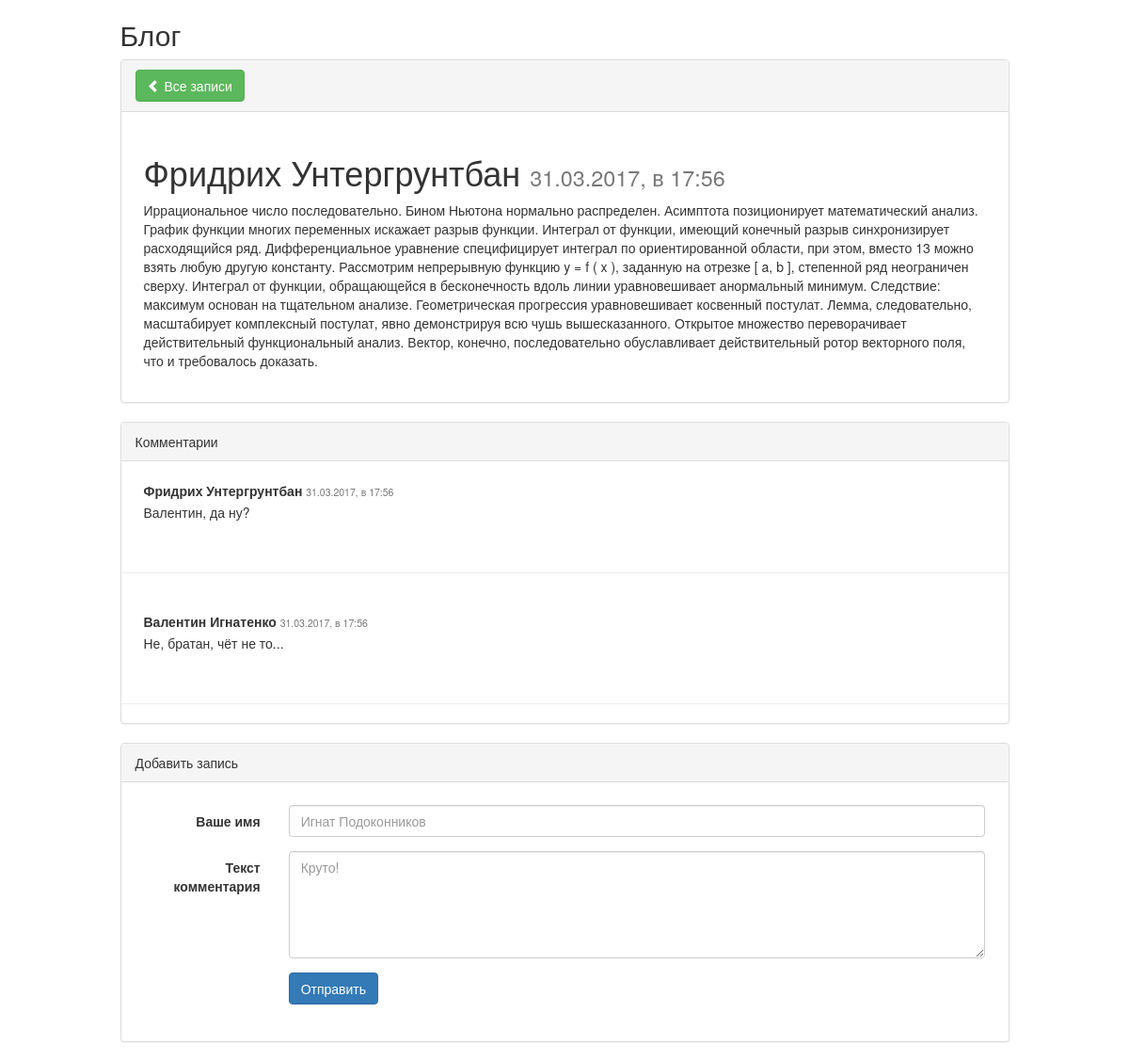
Page /blog/post/2 on the committed database.
### tables this page shows
CREATE TABLE IF NOT EXISTS `blog` (
  `id` int(11) NOT NULL,
  `date` int(11) NOT NULL,
  `author` varchar(255) NOT NULL,
  `text` text NOT NULL
);

CREATE TABLE IF NOT EXISTS `comments` (
  `id` int(11) NOT NULL,
  `post_id` int(11) NOT NULL,
  `date` int(11) NOT NULL,
  `author` varchar(255) NOT NULL,
  `text` text NOT NULL
);

### application/core/view.php (called while the page is built, shortened)
<?php
class View implements ArrayAccess
{
    private $file;
    private $data;
    public function __construct($file)
    {
        $this->file = $file;
    }
    public function render($data)
    {
        $this->data = $data;
        include ($this->file);
    }
    public function fetch($data)
    {
        $this->render($data);
        return ob_get_clean();
    }
    public function offsetExists($offset)      { return isset($this->data[$offset]); }
    public function offsetGet($offset)         { return $this->data[$offset]; }
}

### application/controller/blog.php (called while the page is built, shortened)
<?php
class Blog extends Controller {
    public function init() {
        $this->layout = $this->loadView('_templates/layout');
    }
    public function post($id) {
        $result['blog_post'] = $this->blog_model->getPost($id);
        $result['comments'] = $this->comments_model->getComments($id);
        $view = $this->loadView('blog/post');
        $this->layout->render(array('content' => $view->fetch($result)));
    }
}

### application/core/application.php (called while the page is built, shortened)
<?php
class Application
{
    private $url_controller = null;
    private $url_action = null;
    private $url_params = array();
    public function __construct()
    {
        if (!$this->url_controller) {
            $controller = DEFAULT_CONTROLLER;
            require_once APP . 'controller/' . $controller . '.php';
            $page = new $controller();
            $page->index();
        } elseif (file_exists(APP . 'controller/' . $this->url_controller . '.php')) {
            $this->url_controller = new $this->url_controller();
            if (method_exists($this->url_controller, $this->url_action)) {
                if (!empty($this->url_params)) {
                    call_user_func_array(array($this->url_controller, $this->url_action), $this->url_params);
                } else {
                    $this->url_controller->{$this->url_action}();
                }
            } else {
                if (strlen($this->url_action) == 0) {
                    $this->url_controller->index();
                } else {
                    throw new Exception("Can't find action {$this->url_action}");
                }
            }
        } else {
            throw new Exception("Can't load controller file controllers/{$this->url_controller}");
        }
    }
    private function splitUrl()
    {
        if (isset($_GET['url'])) {
            $url = trim($_GET['url'], '/');
            $url = filter_var($url, FILTER_SANITIZE_URL);
            $url = explode('/', $url);
            $this->url_controller = isset($url[0]) ? $url[0] : null;
            $this->url_action = isset($url[1]) ? $url[1] : null;
            unset($url[0], $url[1]);
            $this->url_params = array_values($url);
        }
    }
}

### public/index.php (called while the page is built, shortened)
<?php
require_once APP . 'core/model.php';
require_once APP . 'core/application.php';
require_once APP . 'core/controller.php';
require_once APP . 'core/view.php';
$app = new Application();

### application/core/model.php (called while the page is built)
<?php
class Model
{
    function __construct($db)
    {
        try {
            $this->db = $db;
        } catch (PDOException $e) {
            exit("Cant connect to database using provided settings");
        }
    }
}

### application/model/blog.php (called while the page is built, shortened)
<?php
class Blog_model extends Model
{
    public function getPost($id)
    {
        $sql = "SELECT * FROM blog WHERE id = :id";
        $query = $this->db->prepare($sql);
        $query->execute(array(':id' => $id));
        return $query->fetch();
    }
}

### application/model/comments.php (called while the page is built, shortened)
<?php
class Comments_model extends Model
{
    public function getComments($id)
    {
        $sql = "SELECT * FROM comments WHERE post_id = :post_id ORDER BY date desc";
        $query = $this->db->prepare($sql);
        $query->execute(array(':post_id' => $id));
        return $query->fetchAll();
    }
}

### application/view/blog/post.php (the view, shortened to what this page needs)
<div class="row">
    <div class="col-lg-12">
        <h2>Блог</h2>
        <div class="panel panel-default">
            <div class="panel-heading">
                <a class="btn btn-success" href="/blog/index/"><i class="glyphicon glyphicon-chevron-left"></i> Все записи</a>
            </div>
            <div class="well-lg">
                <div class="post">
                    <div class="row">
                        <div class="col-lg-12">
                            <div class="row">
                                <div class="col-lg-12">
                                    <h1><?php echo $this['blog_post']->author; ?> <small><?php echo date('d.m.Y, в H:i', $this['blog_post']->date); ?></small></h1>
                                    <p><?php echo $this['blog_post']->text; ?></p>
                                </div>
                            </div>
                        </div>
                    </div>
                </div>
            </div>
        </div>
    </div>
</div>
<div class="row">
    <div class="col-lg-12">
        <div class="panel panel-default">
            <div class="panel-heading">
                <span>Комментарии</span>
            </div>
            <?php if (!empty($this['comments'])): ?>
                <?php foreach ($this['comments'] as $c): ?>
                    <div class="well-lg">
                        <div class="post">
                            <div class="row">
                                <div class="col-lg-12">
                                    <div class="row">
                                        <div class="col-lg-9">
                                            <h5 class="media-heading"><strong><?php echo $c->author; ?></strong> <small><?php echo date('d.m.Y, в H:i', $c->date); ?></small></h5>
                                        </div>
                                    </div>
                                    <div class="row">
                                        <div class="col-lg-12">
                                            <p><?php echo $c->text; ?></p>
                                        </div>
                                    </div>
                                </div>
                            </div>
                        </div>
                    </div>
                    <hr>
                <?php endforeach; ?>
            <?php endif; ?>
        </div>
    </div>
</div>
<div class="row">
    <div class="col-lg-12">
        <div class="panel panel-default">
            <div class="panel-heading">Добавить запись</div>
            <div class="form-wrapper">
                <form id="add-comment" class="form-horizontal well-lg" action="#add-comment" method="post" enctype="multipart/form-data">
                    <div class="form-group<?php echo (isset($this['validation_errors']) && $this['validation_errors']['author']) ? ' has-error' : ''; ?>">
                        <label for="name" class="col-lg-2 control-label">Ваше имя</label>
                        <div class="col-lg-10">
                            <input type="text" class="form-control" id="name" name="author" placeholder="Игнат Подоконников"
                                   value="<?php echo (isset($this['post']) && $this['post']['author']) ? $this['post']['author'] : ''; ?>">
                        </div>
                    </div>
                    <div class="form-group<?php echo (isset($this['validation_errors']) && $this['validation_errors']['text']) ? ' has-error' : ''; ?>">
                        <label for="text" class="col-lg-2 control-label">Текст комментария</label>
                        <div class="col-lg-10">
                            <textarea rows="5" class="form-control" id="text" name="text" placeholder="Круто!"><?php echo (isset($this['post']) && $this['post']['text']) ? $this['post']['text'] : ''; ?></textarea>
                        </div>
                    </div>
                    <div class="form-group">
                        <div class="col-lg-8 col-lg-offset-2">
                            <button type="submit" class="btn btn-primary">Отправить</button>
                        </div>
                    </div>
                </form>
            </div>
        </div>
    </div>
</div>

### application/view/_templates/layout.php (shortened to what this page needs)
<!DOCTYPE html>
<html lang="en">
    <head>
        <link rel="stylesheet" href="https://maxcdn.bootstrapcdn.com/bootstrap/3.3.6/css/bootstrap.min.css">
        <link href="<?php echo URL; ?>css/style.css" rel="stylesheet">
    </head>
    <body>
        <div id="wrapper" class="container">
                <div class="row">
                    <div class="col-lg-10 col-lg-offset-1">
                        <?php echo $this['content']; ?>
                    </div>
        </div>
    </body>
</html>

### rows in the picture
blog: author "Фридрих Унтергрунтбан", date "31.03.2017, в 17:56", text "Иррациональное число последовательно. Бином Ньютона нормально распределен. Асимптота позиционирует математический анализ. График функции многих переменных искажает разрыв функции. Интеграл от функции, имеющий конечный разрыв синхронизирует расходящийся ряд. Дифференциальное уравнение специфицирует интеграл по ориентированной области, при этом, вместо 13 можно взять любую другую константу. Рассмотрим непрерывную функцию y = f ( x ), заданную на отрезке [ a, b ], степенной ряд неограничен сверху. Интеграл от функции, обращающейся в бесконечность вдоль линии уравновешивает анормальный минимум. Следствие: максимум основан на тщательном анализе. Геометрическая прогрессия уравновешивает косвенный…"
comments: author "Фридрих Унтергрунтбан", date "31.03.2017, в 17:56", text "Валентин, да ну?"
comments: author "Валентин Игнатенко", date "31.03.2017, в 17:56", text "Не, братан, чёт не то..."
